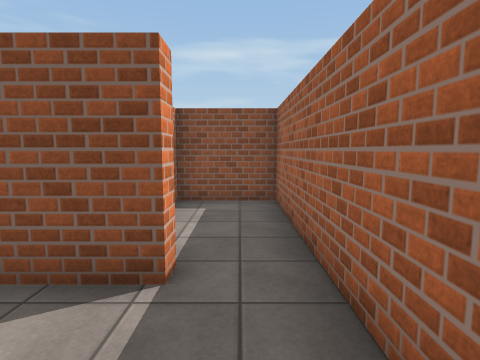
View 1 (above)

13 first-person views from a walk through a scene from a Unity 3-D project. The camera is 1.4 m above the floor, tilts 6° down and sees 80° across. The floor is counted in squares, 1 m on a side. Each view is taken from the middle of a square. On the plan, view 1 faces up. The plan holds only what a view shows up to about 14 squares ahead; the rest is blank. The player character is not drawn. Surface patterns are stand-ins for the level's own textures.

View 2
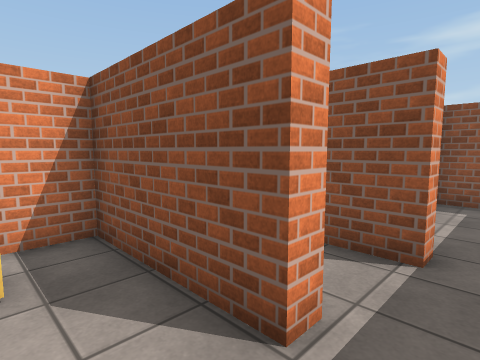

View 3
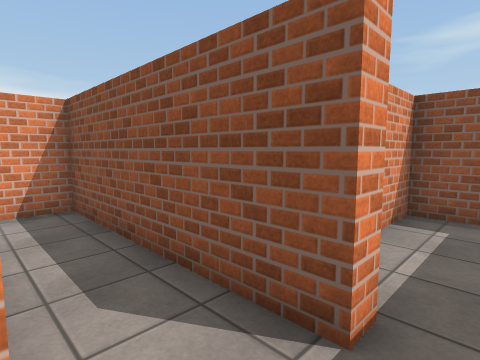

View 4
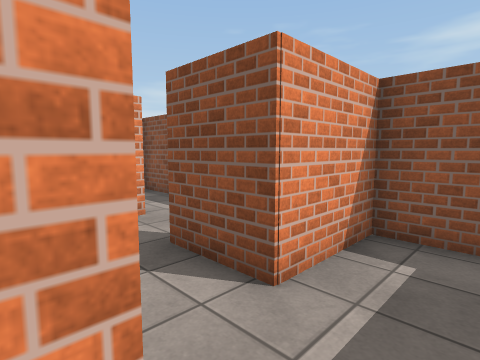

View 5
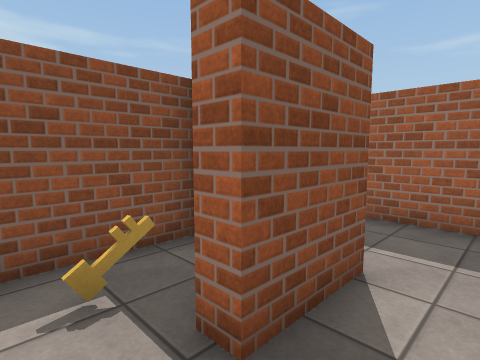

View 6
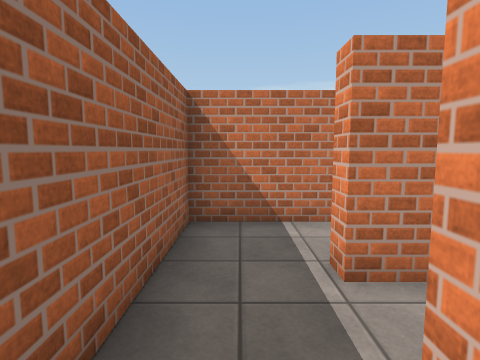

View 7
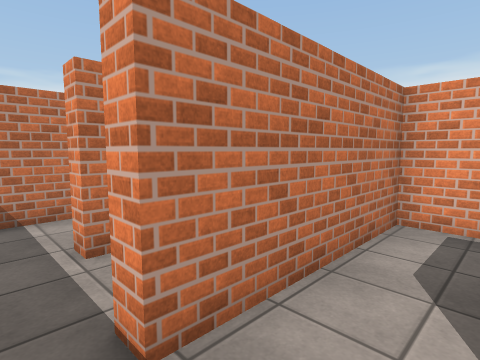

View 8
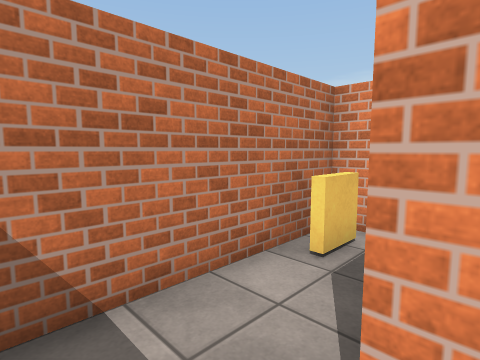

View 9
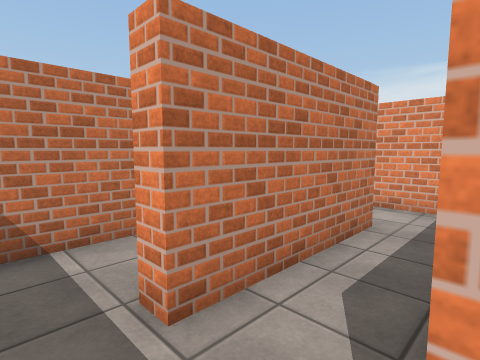

View 10
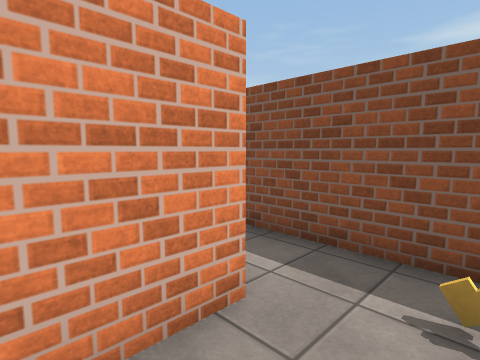

View 11
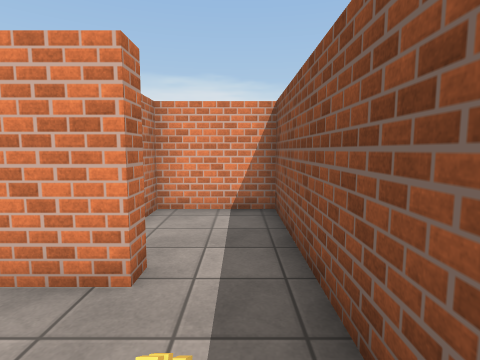

View 12
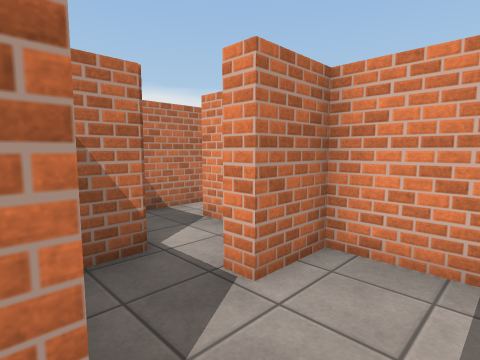

View 13
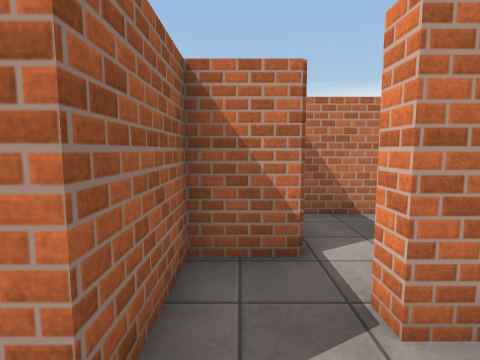

### Floor plan
Points are (right, up) in squares from view 1. A wall is a line through its corners. A room is listed if a view was taken in it or the views show most of it. See-through windows are left out.
Room 1 (views 1, 2)
walls: (-1.1, 0.6) (-4.9, 0.6) (-4.9, -1.5) (1, -1.5) (1, 0.5)
ways out: opening at (-0.5, 1) to room 2
objects: other object (-4, -1)
Room 2 (views 3, 4, 8, 9)
walls: (-0.8, 3.4) (-0.8, 2.9) (-7.3, 2.9) (-7.3, 1.4); (1, 0.5) (1, 3.4); (-5.5, 1.1) (-1.1, 1.1) (-1.1, 0.6)
ways out: opening at (-0.5, 1) to room 1; opening at (0, 3) to room 4; opening at (-6, 1)
Room 3 (views 5, 10)
walls: (-1.7, 5.2) (-3.7, 5.2); (-5.8, 5.9) (-5.8, 3.4) (-0.8, 3.4)
ways out: opening at (-2.5, 4) to room 4; opening at (-4.5, 5) to room 5
Room 4 (views 6, 7)
walls: (1, 3.4) (1, 7.8) (-1.7, 7.8) (-1.7, 5.2)
ways out: opening at (0, 3) to room 2; opening at (-2.5, 4) to room 3
Room 5 (view 11)
walls: (-3.7, 5.2) (-3.7, 5.8); (-2.1, 7.8) (-5.5, 7.8)
ways out: opening at (-4.5, 5) to room 3; opening at (-6, 6.5) to room 6
objects: key (-4, 7)
Room 6 (views 12, 13)
walls: (-5.5, 7.8) (-9.7, 7.8) (-9.7, 5) (-8.2, 5) (-8.2, 4.5); (-7.9, 3.4) (-6.3, 3.4) (-6.3, 5.9) (-5.8, 5.9)
ways out: opening at (-6, 6.5) to room 5; opening at (-8, 4) to room 7
Room 7 (no view inside)
walls: (-9.7, 2.9) (-9.7, 2.1); (-10.8, 0.8) (-8.4, 0.8)
ways out: opening at (-8, 4) to room 6

Where each view was taken, in squares from view 1:
view 1: 0 up, 0 right, facing up
view 2: 1 down, 0 right, facing up-left
view 3: 1 up, 0 right, facing up-left
view 4: 3 up, 0 right, facing up-left
view 5: 4 up, 5 left, facing up-right
view 6: 4 up, 0 right, facing down
view 7: 5 up, 0 right, facing down-left
view 8: 1 up, 0 right, facing down-left
view 9: 3 up, 0 right, facing down-left
view 10: 4 up, 4 left, facing up-left
view 11: 7 up, 3 left, facing left
view 12: 7 up, 6 left, facing down-left
view 13: 7 up, 7 left, facing down
